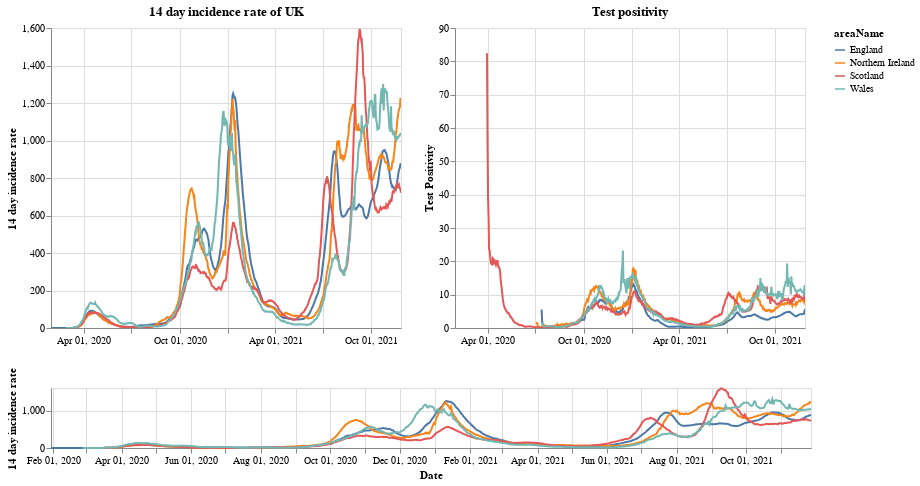

Notebook code for this chart:
### Markdown cell above
# Plots

First a plot with each country in the UK. The top right shows the positivity rate for (which is the percentage of registered tests which were positive) while the top left is the 14 day incidence rate. The bottom chart can be used to select the timeframe (does not work on a mobile device).

### Code cell
#collapse
brush = alt.selection(type='interval', name='DateBrush',encodings=['x'],fields=['Time'])
leg_selection = alt.selection_multi(fields=['areaName'], bind='legend')

base = alt.Chart(uk_cases).mark_line().encode(
    x=alt.X("yearmonthdate(date):T", axis=alt.Axis(title='Date')),
    y=alt.Y("twoWeeklyCasesRate:Q", axis=alt.Axis(title='14 day incidence rate')),
    tooltip=['areaName', 'date','twoWeeklyCasesRate', 'testPositivity'],
    color='areaName',
    opacity=alt.condition(leg_selection, alt.value(2), alt.value(0.1))
).add_selection(leg_selection).properties(width=350)

upper = base.encode(alt.X('yearmonthdate(date):T', axis=alt.Axis(title=''),
                         scale=alt.Scale(domain=brush))
                   ).properties(title=f'14 day incidence rate of UK')
upper_right = upper.encode(alt.Y('testPositivity:Q', axis=alt.Axis(title='Test Positivity'))).properties(title='Test positivity')
lower = base.properties(height=60, width = 760).add_selection(brush)

(upper | upper_right) & lower

### Figure 1 — Vega-Lite specification as saved in the notebook (floating-point values rounded to 4 significant figures; data arrays with more than 128 entries replaced by an {"elided": "..."} marker saying what was removed)
{"config": {"view": {"continuousWidth": 400, "continuousHeight": 300}}, "vconcat": [{"hconcat": [{"mark": "line", "encoding": {"color": {"type": "nominal", "field": "areaName"}, "opacity": {"condition": {"value": 2, "selection": "selector001"}, "value": 0.1}, "tooltip": [{"type": "nominal", "field": "areaName"}, {"type": "temporal", "field": "date"}, {"type": "quantitative", "field": "twoWeeklyCasesRate"}, {"type": "quantitative", "field": "testPositivity"}], "x": {"type": "temporal", "axis": {"title": ""}, "field": "date", "scale": {"domain": {"selection": "DateBrush"}}, "timeUnit": "yearmonthdate"}, "y": {"type": "quantitative", "axis": {"title": "14 day incidence rate"}, "field": "twoWeeklyCasesRate"}}, "selection": {"selector001": {"type": "multi", "fields": ["areaName"], "bind": "legend"}}, "title": "14 day incidence rate of UK", "width": 350}, {"mark": "line", "encoding": {"color": {"type": "nominal", "field": "areaName"}, "opacity": {"condition": {"value": 2, "selection": "selector001"}, "value": 0.1}, "tooltip": [{"type": "nominal", "field": "areaName"}, {"type": "temporal", "field": "date"}, {"type": "quantitative", "field": "twoWeeklyCasesRate"}, {"type": "quantitative", "field": "testPositivity"}], "x": {"type": "temporal", "axis": {"title": ""}, "field": "date", "scale": {"domain": {"selection": "DateBrush"}}, "timeUnit": "yearmonthdate"}, "y": {"type": "quantitative", "axis": {"title": "Test Positivity"}, "field": "testPositivity"}}, "selection": {"selector001": {"type": "multi", "fields": ["areaName"], "bind": "legend"}}, "title": "Test positivity", "width": 350}]}, {"mark": "line", "encoding": {"color": {"type": "nominal", "field": "areaName"}, "opacity": {"condition": {"value": 2, "selection": "selector001"}, "value": 0.1}, "tooltip": [{"type": "nominal", "field": "areaName"}, {"type": "temporal", "field": "date"}, {"type": "quantitative", "field": "twoWeeklyCasesRate"}, {"type": "quantitative", "field": "testPositivity"}], "x": {"type": "temporal", "axis": {"title": "Date"}, "field": "date", "timeUnit": "yearmonthdate"}, "y": {"type": "quantitative", "axis": {"title": "14 day incidence rate"}, "field": "twoWeeklyCasesRate"}}, "height": 60, "selection": {"selector001": {"type": "multi", "fields": ["areaName"], "bind": "legend"}, "DateBrush": {"type": "interval", "encodings": ["x"], "fields": ["Time"]}}, "width": 760}], "data": {"name": "data-cfe2acab8c92fc0b18be100e5cee85c3"}, "$schema": "https://vega.github.io/schema/vega-lite/v4.8.1.json", "datasets": {"data-cfe2acab8c92fc0b18be100e5cee85c3": {"elided": "2580 records"}}}
